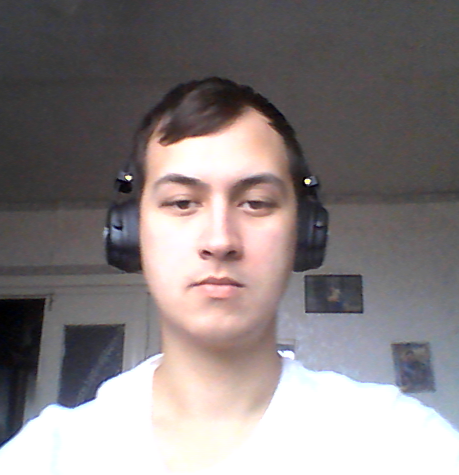
#> input picture Oleksiichuk.png, 459 x 475 px
$ python Task_5.py
#> lines starting #> are read from the running program, lines starting #| are printed output that depends on the picture
import cv2
import numpy as np
import matplotlib.pyplot as plt


def main(full_img="messi_full.jpg", face_img="messi_face.jpg"):
#> called with full_img = 'Oleksiichuk.png', face_img = 'Oleksiichuk_face.png'
    img = cv2.imread(full_img, 0)
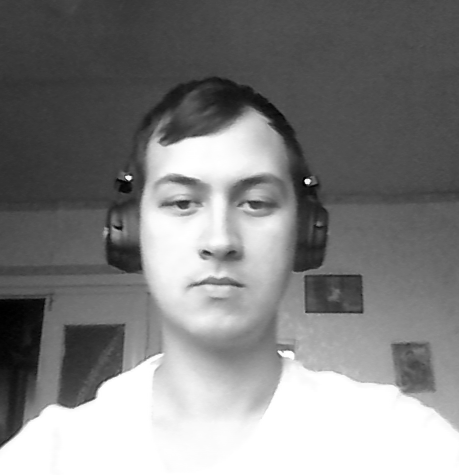
#> img: shape (475, 459); min 0, max 255, mean 129.5
    img2 = img.copy()
    template = cv2.imread(face_img, 0)
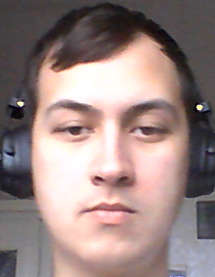
#> input picture Oleksiichuk_face.png, 215 x 277 px
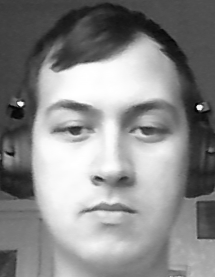
#> template: shape (277, 215); min 2, max 255, mean 137.6

    w, h = template.shape[::-1]
#> w = 215; h = 277
    methods = ["cv2.TM_CCOEFF", "cv2.TM_CCOEFF_NORMED", "cv2.TM_CCORR",
                  "cv2.TM_CCORR_NORMED", "cv2.TM_SQDIFF", "cv2.TM_SQDIFF_NORMED"]

    for meth in methods:
        img = img2.copy()
        method = eval(meth)

        res = cv2.matchTemplate(img, template, method)
        min_val, max_val, min_loc, max_loc = cv2.minMaxLoc(res)

        if method in [cv2.TM_SQDIFF, cv2.TM_SQDIFF_NORMED]:
            top_left = min_loc
        else:
            top_left = max_loc

        bottom_right = (top_left[0] + w, top_left[1] + h)

        cv2.rectangle(img, top_left, bottom_right, 255, 2)

        plt.subplot(121), plt.imshow(res, cmap="gray")
        plt.title("Matching Result"), plt.xticks([]), plt.yticks([])
        plt.subplot(122), plt.imshow(img, cmap="gray")
        plt.title("Detected Point"), plt.xticks([]), plt.yticks([])
        plt.suptitle(meth)

        plt.show()
#> this loop made 6 passes
#> (min_val, max_val, min_loc, top_left, bottom_right) on passes 1 to 4: (-30031180, 296502816, (244, 42), (108, 74), (323, 351)), (-0.174, 1, (244, 41), (108, 74), (323, 351)), (724823424, 1.63e+09, (244, 0), (122, 198), (337, 475)), (0.739, 1, (0, 110), (108, 74), (323, 351))
#> (min_val, max_val, max_loc, top_left, bottom_right) on passes 5 to 6: (172, 700915456, (0, 196), (108, 74), (323, 351)), (1.21e-07, 0.64, (0, 0), (108, 74), (323, 351))
#> pass 1, in main, `res = cv2.matchTemplate(img, template, method)`:
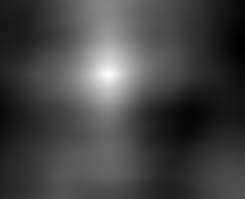
#> res: shape (199, 245) float32; min -30031180, max 296502816, mean 57634268; drawn with min black and max white
#> pass 1, in main, `plt.show()`:
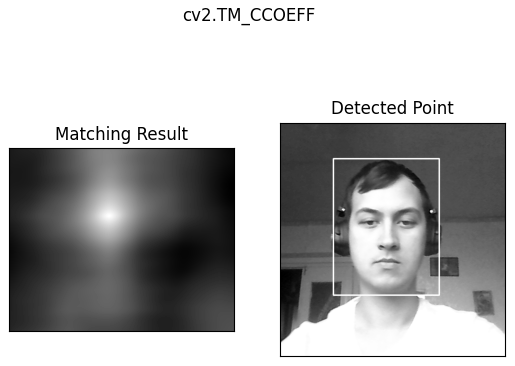
#> figure drawn by matplotlib, 2 panels
#> pass 3, in main, `res = cv2.matchTemplate(img, template, method)`:
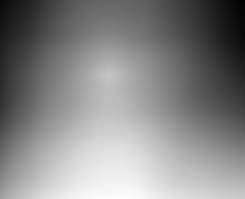
#> res: shape (199, 245) float32; min 724823424, max 1.63e+09, mean 1.2e+09; drawn with min black and max white
#> after the loop:
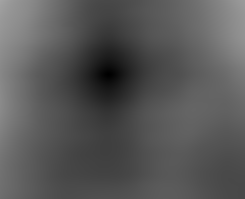
#> res: shape (199, 245) float32; min 1.21e-07, max 0.64, mean 0.343


if __name__ == "__main__":
    main('Oleksiichuk.png', 'Oleksiichuk_face.png')
